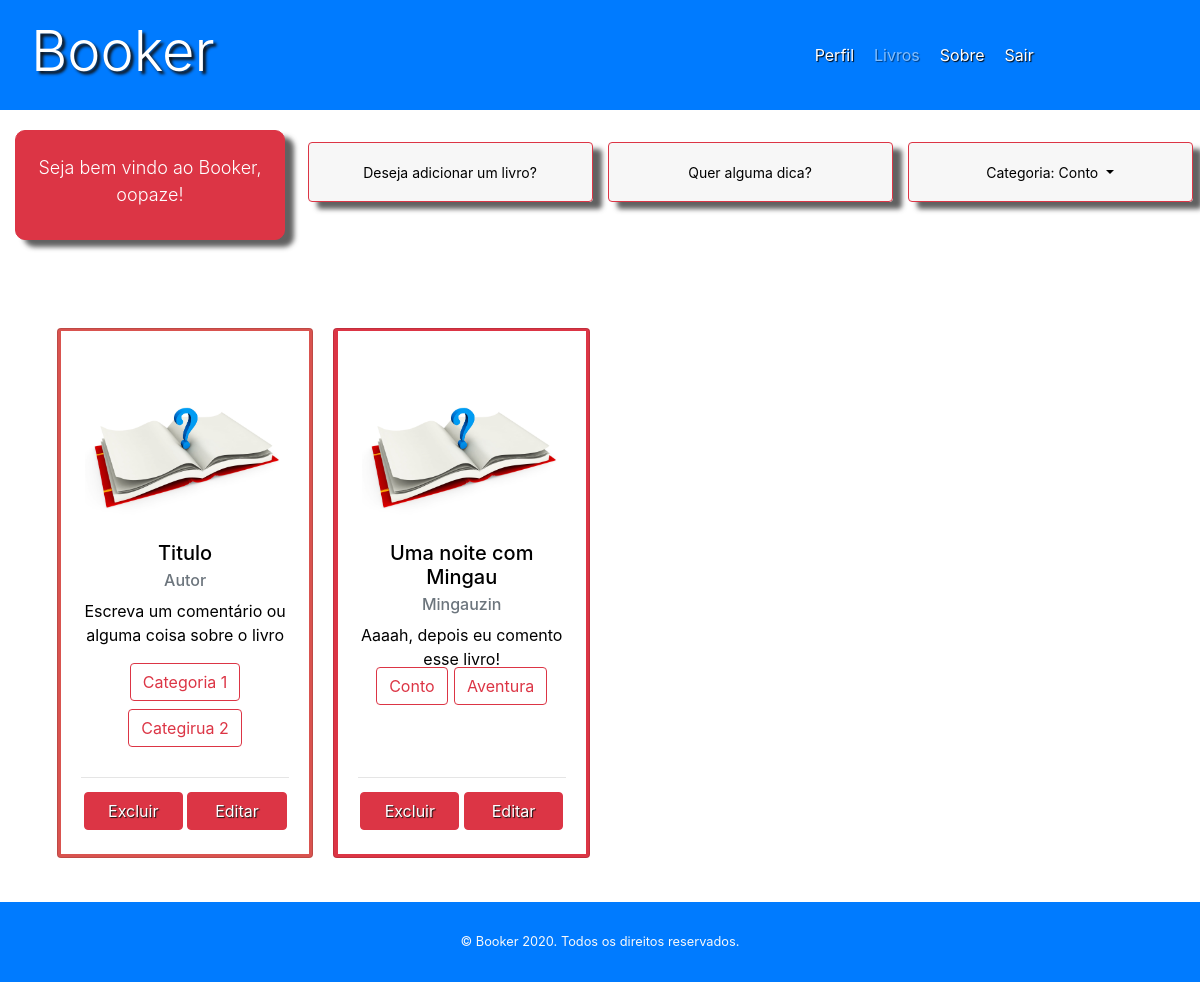
Page /book/Conto (signed in) on the committed database.
### app/models/table.py (models this page shows, shortened)
class User(db.Model):
	__tablename__ = 'users'
	id = db.Column(db.Integer, primary_key='True')
	username = db.Column(db.String(20), unique=True)
	password = db.Column(db.String(30))
	name = db.Column(db.String(30))
	email = db.Column(db.String(30), unique=True)
	criado_em = db.Column(db.DateTime, default=datetime.now())
	image = db.relationship('UserImage', backref='users')
	books = db.relationship('Book', backref='users')
	@property
	def is_authenticated(self):
		return True

class Category(db.Model):
	__tablename__ = 'categories'
	id = db.Column(db.Integer, primary_key=True)
	categoria = db.Column(db.String(40), nullable=False, unique=True)

class Book(db.Model):
	__tablename__ = 'books'
	id = db.Column(db.Integer, primary_key=True)
	titulo = db.Column(db.String(100), nullable=False)
	autor = db.Column(db.String(30), default='Desconhecido')
	nota = db.Column(db.Float)
	lido = db.Column(db.Boolean, default=False)
	comment = db.Column(db.String(100), default="Aaaah, depois eu comento esse livro!")
	criado_em = db.Column(db.DateTime, default=datetime.now())
	owner = db.Column(db.Integer, db.ForeignKey('users.id'))
	file = db.relationship('BookFile', backref='Book')
	categories = db.relationship(Category,
							secondary=Book_category,
							backref=db.backref('books',
												lazy='dynamic'))

### app/controllers/default.py (the view)
@app.route('/book/<categoria>', methods=['GET', 'POST'])
@app.route('/books', methods=['GET', 'POST'])
@login_required
def books(categoria=None):
	books = Book.query.filter_by(owner=int(current_user.id)).all()
	categories = []
	for book in books:
		for category in book.categories:
			if category not in categories and category.categoria != categoria:
				categories.append(category)
			if book.file:
				loadbook(book.file[0].file, book.id)
	categoria_now = None
	if categoria:
		categoria_now = categoria
		books_categoria = []
		for book in books:
			for categoria_book in book.categories:
				if categoria_book.categoria == categoria:
					books_categoria.append(book)
		books = books_categoria
	files = []
	BookForm_ = BookForm()
	updateBookForm_ = BookForm()
	return render_template('books.html',
	 						title='Livros',
	 						user=current_user,
	 						categorias=categories,
	 						books=books,
	 						newBook=BookForm_,
	 						updatebook=updateBookForm_,
	 						categoria_now = categoria_now)

### app/controllers/default.py (called while the page is built)
@lm.user_loader
def load_user(user_id):
    return User.query.filter_by(id=user_id).first()

### app/templates/books.html (shortened to what this page needs)
<!DOCTYPE html>
<html>
	<head>
		<link rel="stylesheet" type="text/css" href="{{ url_for('static', filename='css/bootstrap.min.css')}}">
		<link rel="stylesheet" href="{{ url_for('static', filename='css/book.css')}}">
		<link rel="stylesheet" href="{{ url_for('static', filename='css/header.css')}}">
		<link rel="stylesheet" href="https://cdnjs.cloudflare.com/ajax/libs/font-awesome/4.7.0/css/font-awesome.min.css">
	</head>
	<body>
		<div class="container-fluid">
			<header>
			  	<div class="row">
					<nav class="navbar navbar-expand-lg navbar-dark bg-primary">
			  			<div class="col-md-4">
					  		<div id='logo-menu'>
								<a id='logo' href="{{url_for('books')}}">
									<h2 class="display-4"> Booker </h2>
								</a>
							</div>
						</div>
						<div class="col-md-4 offset-md-4">
						  	<div class="collapse navbar-collapse" id="navbarNavDropdown">
							    <a class="menu-item" href="{{ url_for('perfil', username=current_user.username) }}">Perfil</a>
							    <a class="menu-item isDisabled" href="">Livros</a>
							    <a class="menu-item" data-toggle="modal" data-target="#sobreModal"> Sobre </a>
							    <a class="menu-item" data-toggle="modal" data-target="#sairModal">Sair</a>
						  	</div>
						</div>
					</nav>
				</div>
			</header>
		</div>
		<div class="container-fluid" id='centerPage'>
			<div class="row" id='Welcome'>
				<div class="col-md-3 header-message-align">
					<div class="card-dados btn btn-danger ">
						<p class="lead welcome-text"> Seja bem vindo ao Booker, {{ current_user.username }}!</p>
					</div>
				</div>
				<div class="col-md-3 buttons-conteiner">
				    <button type="button" class="btn Selector-Button btn-outline-danger" data-toggle="modal" data-target="#InserirBook">Deseja adicionar um livro? </button>
				</div>
				<div class="col-md-3 buttons-conteiner">
				    <button onclick="showmessage()" data-toggle="modal" data-target="#tipModal" type="button" class="btn Selector-Button btn-outline-danger"> Quer alguma dica? </button>
				</div>
				<div class="col-md-3 buttons-conteiner">
				    <button type="button" class="btn Selector-Button btn-outline-danger dropdown-toggle" data-toggle="dropdown" id='select-bt'>
				    	{% if categoria_now %}
				    		Categoria: {{ categoria_now }}
				    	{% else %}
							Categoria: Todos
				    	{% endif %}
				   	</button>
				</div>
			</div>
			<div class="row book-space">
				<div class="col-md-3" style="padding: 10px">
					<button class="card card-size-control align-center" style="width: 18rem;">
						<div class="card-color">
						    <img class="card-img-top" src="/static/image/profilepattern.jpg" alt="Card image cap">
						  	<div class="card-body">
						  		<div style="height: 180px">
								    <h5 class="card-title">Titulo</h5>
								    <h6 class="card-subtitle mb-2 text-muted">Autor</h6>
								    <p class="card-text">Escreva um comentário ou alguma coisa sobre o livro</p>
							    </div>
							    <div class="categorias">
								    <label class="btn btn-outline-danger">Categoria 1</label>
								    <label class="btn btn-outline-danger">Categirua 2</label>
								</div>
							    <hr style="width: 100%; clear: both;">
						  	</div>
						  	<div class="card-footer-control">
						  		<a class="card-button btn btn-danger"> Excluir </a>
						  		<a class="card-button btn btn-danger"> Editar </a>
						  	</div>
					  	</div>
					</button>
				</div>
				{% for book in books %}
					<div class="col-md-3" style="padding: 10px">
						{% if book.lido %}
							<button class="card card-size-control align-center bg-success" style="width: 18rem;">
						{% else %}
							<button class="card card-size-control align-center bg-danger" style="width: 18rem;">
						{% endif %}
							<div class="card-color">
							    <a  data-toggle="modal" data-target="#read{{book.id}}"><img class="card-img-top" src="/static/image/profilepattern.jpg" alt="Card image cap">
							    </a>
							  	<div class="card-body">
							  		<div style="height: 180px">
									    <h5 class="card-title">{{ book.titulo }}</h5>
									    <h6 class="card-subtitle mb-2 text-muted">{{ book.autor }}</h6>
									    <p class="card-text text-justify-center"> {{book.comment}} </p>
								    </div>
								    <div class="categorias">
								 	{% for category in book.categories %}
								 		{% if book.lido %}
											<a class="btn btn-outline-success" href="{{url_for('books', categoria=category.categoria)}}">{{ category.categoria }} </a>
										{% else %}
											<a href="{{url_for('books', categoria=category.categoria)}}" class="btn btn-outline-danger"> {{ category.categoria }}</a>
										{% endif %}
									{% endfor %}
									</div>
								 	<hr style="width: 100%; clear: both;">
							  	</div>
							  	<div class="card-footer-control">
							  		{% if book.lido %}
							  			<a class="card-button btn btn-success" onclick="myFunction('{{book.id}}')"> Excluir </a>
								  		<a class="card-button btn btn-success" data-toggle="modal" data-target="#edit{{book.id}}"> Editar </a>
									{% else %}
								  		<a onclick="myFunction('{{book.id}}')" class="card-button btn btn-danger"> Excluir </a>
								  		<a class="card-button btn btn-danger" data-toggle="modal" data-target="#edit{{book.id}}"> Editar </a>
									{% endif %}
							  	</div>
						  	</div>
							</button>
					</div>
				{% endfor %}
			</div>
		</div>
		<footer class="bg-primary">
		    <div class="footer-p">
		    	<p class="text-light small mb-4 mb-lg-0">© Booker 2020. Todos os direitos reservados.</p>
		    </div>
		</footer>
	</body>
</html>

### app/static/css/book.css (style rules this page uses)
body { width: 100%; background-image: url('/static/image/fundo.jpg'); background-size: cover; }
#centerPage { padding-top: 10px; width: 100%; min-height: 464px; background-color: rgba(255, 255, 255, 0.7); }
.card-dados { padding: 15px 0; width: 100%; max-height: 150px; color: black; text-align: center; max-width: 100%; border-radius: 10px; box-shadow: 9px 7px 5px rgba(50, 50, 50, 0.77); }
.card-dados p { font-size: 18px !important; padding-top: 8px; }
#Welcome { padding: 10px 0 15px 0; }
.header-message-align { margin: 0 0 30px 0; }
.welcome-text { color: white; }
.Selector-Button { background-color: rgba(247,247,247, 0.9); color: black; width: 300px; max-width: 95%; min-height: 60px; font-size: 14px; box-shadow: 9px 7px 5px rgba(50, 50, 50, 0.77); }
.buttons-conteiner { padding: 1% 0; text-align: center; width: 100%; }
.book-space { padding: 2% 4%; }
.card-body p { min-height: 50px; }
.card-size-control { align-items: center; margin: 10px 0; min-height: 530px; padding: 2px; width: 100% !important; background-color: rgb(217, 83, 79); }
.card-color { width: 99%; background-color: white; height: 523px; }
.categorias { align-items: center; text-align: center; margin: -60px 0 10px 0; padding: 2px; height: 100px; max-width: 100%; }
.categorias a { max-height: 90px; margin: 4px 1px; }
.card-button { max-width: 50%; width: 40%; }
.card-footer-control { width: 100%; height: 40px; clear: both; margin-bottom: 10px; }
.card-footer-control a { margin-top: -35px; color: white; text-shadow: 1px 1px 1px #111111; }
.card img { padding-top: 30px; max-height: 200px; max-width: 200px; }

### app/static/css/header.css (style rules this page uses)
body { width: 100%; }
header { width: 100%; }
header nav { width: 100%; height: 110px; }
.isDisabled { color: currentColor; cursor: not-allowed; opacity: 0.5; text-decoration: none; }
#navbarNavDropdown { width: 100%; }
#navbarNavDropdown a { color: white; }
.menu-item { padding: 0px 15px 0px 5px; text-shadow: 1px 1px 1px #000000; color: white; }
#logo-menu { max-width: 80%; float: left; }
#logo h2 { text-decoration: none; text-align: left; color: #FFFFFF; text-shadow: 3px 3px 3px #111111; width: 80%; padding-top: 1px; }
footer { height: 80px !important; }
footer p { height: 20px; padding: 30px 0px 20px 0; }
.footer-p { width: 100%; text-align: center; }

### rows in the picture
User: username "oopaze"
Category: categoria "Conto"
Book: titulo "Uma noite com Mingau", autor "Mingauzin", comment "Aaaah, depois eu comento esse livro!"
Category: categoria "Aventura"
